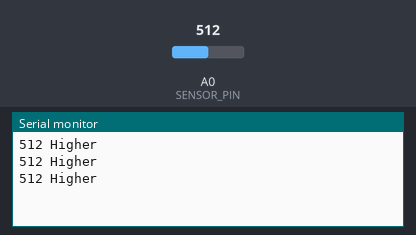
The sketch below on a simulated Arduino Uno, built with avr-gcc and run on an emulated ATmega328P. On the bench: the last lines printed to the serial monitor. Inputs (shaded band) come from the test bench; at power-on: A0 (SENSOR_PIN) = 512.

Above: at 1.3 s.
1.4 s: A0 (SENSOR_PIN) set to 491
At 1.8 s:
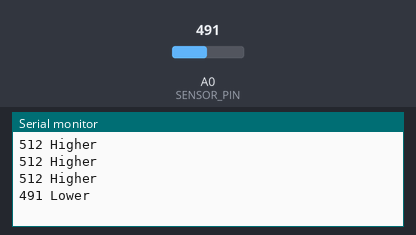
3.5 s: A0 (SENSOR_PIN) set to 510
At 3.9 s:
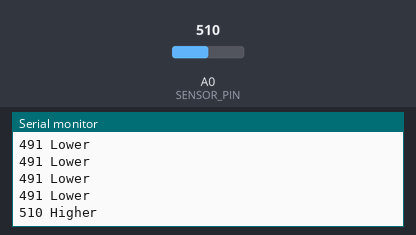

The sketch:

Challenge02_CompareTo500.ino
```cpp
// Complete example solution for Lesson11, challenge 02.
const int SENSOR_PIN = A0;
void setup() {
  Serial.begin(9600);
}
void loop() {
  int value = analogRead(SENSOR_PIN);
  Serial.print(value);
  Serial.println(value<500?" Lower":" Higher");
  delay(500);
}
```

Measured:
- the behaviour switches between 500 and 499 on A0 (SENSOR_PIN) (found by bisection; images 0 and 1)
- after the input at 1.4 s, the serial monitor: prints a new line after 0.10 s (image 1)
- after the input at 3.5 s, the serial monitor: prints a new line at once (image 2)
